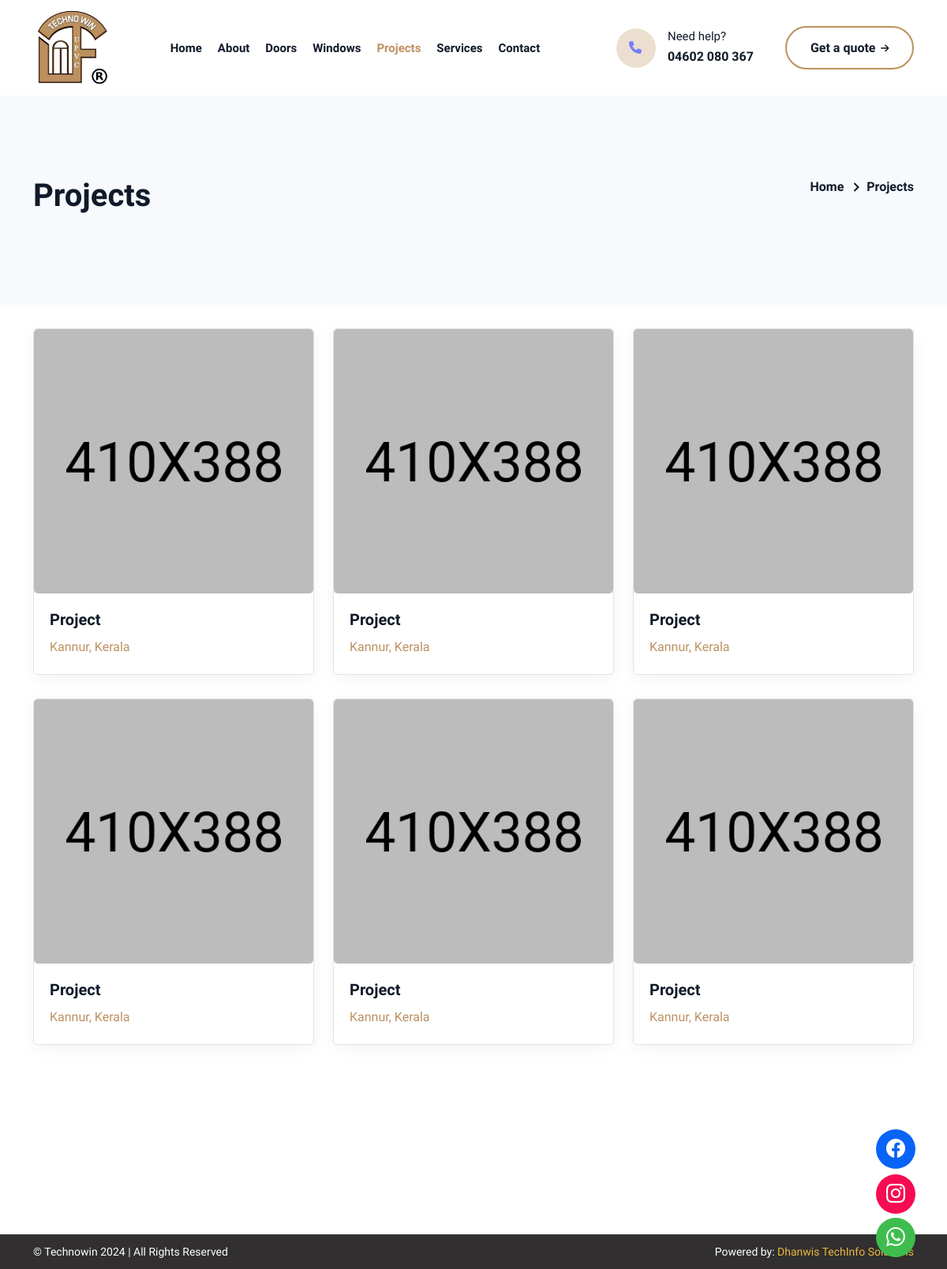
The page /projects/ on the database as committed earlier.
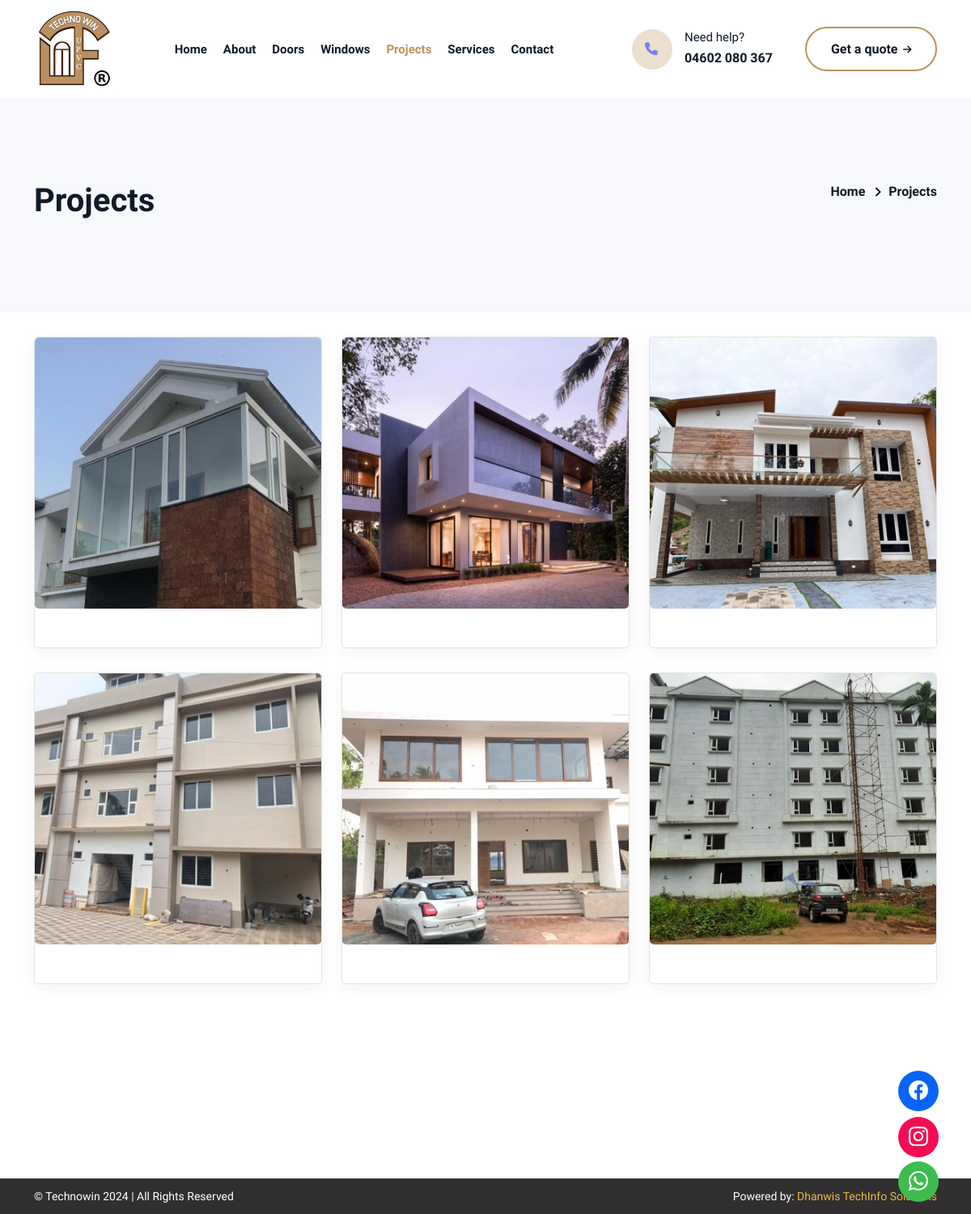
The same page on the database as committed later.
### admin_app/models.py (models this page shows)
class Project(models.Model):
    image = models.ImageField(upload_to='admin_app/projects')
    head = models.CharField(max_length=500, null=True, blank=True)
    description = models.CharField(max_length=1000, null=True, blank=True)
    status = models.BooleanField(default=False)

### user_app/views.py (the view)
# urls.py: path('projects/', project_list, name='project_list'),
def projects(request):
    current_page = 'projects'
    projects = Project.objects.all()
    context = {
        'current_page': current_page,
        'projects': projects
    }
    return render(request, 'user_app/pages/projects.html', context)

### templates/user_app/pages/projects.html
{% extends "user_app/base.html" %}
{% load static %}
{% block content %}
{% include 'user_app/components/header.html' %}
    <div class="breadcrumb-area bg-cover" style="background-image: url('./assets/img/bg/7.png');">
        <div class="container">
            <div class="breadcrumb-inner">
                <div class="row justify-content-center">
                    <div class="col-lg-6">
                        <h2 class="page-title">Projects</h2>
                    </div>
                    <div class="col-lg-6 text-lg-end">
                        <ul class="page-list">
                            <li><a href="{% url 'home' %}">Home</a></li>
                            <li>Projects</li>
                        </ul>
                    </div>
                </div>
            </div>
        </div>
    </div>
    <div class="blog-area pd-bottom-120" style="padding-top: 30px;">
        <div class="team-area bg-relative pd-bottom-90">
            <div class="container">
                <div class="row">
                    {% for project in projects %}
                        <div class="col-lg-4 col-md-6">
                            <div class="item">
                                <div class="single-team-inner border-radius-5 bg-white">
                                    <div class="thumb bg-gray border-radius-5">
                                        <img src="{{ project.image.url }}" alt="img">
                                    </div>
                                    <div class="details">
                                        <h5><a href="#">{{ project.head }}</a></h5>
                                        <p style="color: #bd9160;">{{ project.description }}</p>
                                    </div>
                                </div>
                            </div>
                        </div>
                    {% endfor %}
                </div>
            </div>
        </div>
    </div>
{% include 'user_app/components/footer.html' %}
{% endblock content %}

### templates/user_app/base.html (shortened to what this page needs)
<!DOCTYPE html>
<html lang="zxx">
{% load static %}
<head>
    <link rel="stylesheet" href="{% static 'user_app/assets/css/bootstrap.min.css' %}">
    <link rel="stylesheet" href="{% static 'user_app/assets/css/animate.min.css' %}">
    <link rel="stylesheet" href="{% static 'user_app/assets/css/fontawesome.min.css' %}">
    <link rel="stylesheet" href="{% static 'user_app/assets/css/nice-select.min.css' %}">
    <link rel="stylesheet" href="{% static 'user_app/assets/css/magnific.min.css' %}">
    <link rel="stylesheet" href="{% static 'user_app/assets/css/style.css' %}">
    <link rel="stylesheet" href="{% static 'user_app/assets/css/responsive.css' %}">
    <link href="{% static 'user_app/carousel/css/style.css' %}" rel="stylesheet" media="screen">
    <link rel="stylesheet" href="https://cdn.jsdelivr.net/npm/bootstrap-icons@1.11.3/font/bootstrap-icons.min.css">
    <link href="https://unpkg.com/aos@2.3.1/dist/aos.css" rel="stylesheet">
</head>
<body>
    {% block content %}
    {% endblock content %}
</body>
</html>

### templates/user_app/components/header.html (shortened to what this page needs)
{% load static %}
<nav class="navbar navbar-area navbar-area-2 navbar-expand-lg bg-white">
    <div class="container nav-container custom-container">
        <div class="logo">
            <a href="{% url 'home' %}"><img src="{% static 'user_app/mine/img/techno-win-logo.png' %}" alt="img"></a>
        </div>
        <div class="collapse navbar-collapse" id="itech_main_menu">
            <ul class="navbar-nav menu-open text-lg-center ps-lg-5">
                <li class="">
                    <a href="{% url 'home' %}" class="
                    ">Home</a>
                </li>
                <li class="">
                    <a href="{% url 'about' %}"
                    class="
                    "
                    >About</a>
                </li>
                <li class="">
                    <a href="{% url 'doors' %}"
                    class="
                    "
                    >Doors</a>
                </li>
                <li class="">
                    <a href="{% url 'windows' %}"
                    class="
                    "
                    >Windows</a>
                </li>
                <li class="">
                    <a href="{% url 'projects' %}"
                    class="
                    {% if current_page == 'projects' %}
                        active-mine
                    {% endif %}"
                    >Projects</a>
                </li>
                <li class="">
                    <a href="{% url 'services' %}"
                    class="
                    "
                    >Services</a>
                </li>
                <li><a href="{%  url 'contact' %}"
                    class="
                    "
                    >Contact</a>
                </li>
            </ul>
        </div>
        <div class="nav-right-part nav-right-part-desktop d-lg-inline-flex align-item-center">
            <a class="navbar-phone d-xl-inline-block d-none" href="tel:">
                <span class="icon">
                    <img src="{% static 'user_app/assets/img/icon/1.png' %}" alt="img">
                </span>
                <span>Need help?</span>
                <h5>04602 080 367 </h5>
            </a>
            <a class="btn btn-border-base" href="#">Get a quote <i class="fa fa-arrow-right"></i></a>
        </div>
    </div>
</nav>

### templates/user_app/components/footer.html
{% load static %}
    <footer class="  mt-0">
        <div class="footer-bottom bg-gray-black">
            <div class="container">
                <div class="row">
                    <div class="col-md-6 align-self-center">
                        <p>© Technowin 2024 | All Rights Reserved</p>
                    </div>
                    <div class="col-md-6 text-lg-end">
                        <p>Powered by:
                            <a href="http://dhanwis.com/" target="_blank" style="color: #ebb741;">Dhanwis TechInfo Solutions </a>
                        </p>
                    </div>
                </div>
            </div>
        </div>
    </footer>
    <a href="https://wa.me/your-phonenumber" target="_blank" id="whatsapp-icon">
        <i class="bi bi-whatsapp"></i>
      </a>
    <a href="https://www.instagram.com/your-instagram" target="_blank" id="instagram-icon">
    <i class="bi bi-instagram"></i>
    </a>
    <a href="https://www.facebook.com/your-facebook" target="_blank" id="facebook-icon">
    <i class="bi bi-facebook"></i>
    </a>

### static/user_app/assets/css/responsive.css (style rules this page uses)
@media all and (max-width: 1599px) { .navbar-area .nav-container .navbar-collapse .navbar-nav li a { font-size: 15px; } }

### templates/user_app/base.html (style rules this page uses)
.navbar-area { z-index: 1000; transition: all 0.4s ease-in-out; }

Rows that differ between the two databases and show on the page:
changed Project (number 1 of 6 on the later page): image: a different picture; head "Project" → (not shown); description "Kannur, Kerala" → (not shown)
changed Project (number 2 of 6 on the later page): image: a different picture; head "Project" → (not shown); description "Kannur, Kerala" → (not shown)
changed Project (number 3 of 6 on the later page): image: a different picture; head "Project" → (not shown); description "Kannur, Kerala" → (not shown)
changed Project (number 4 of 6 on the later page): image: a different picture; head "Project" → (not shown); description "Kannur, Kerala" → (not shown)
changed Project (number 5 of 6 on the later page): image: a different picture; head "Project" → (not shown); description "Kannur, Kerala" → (not shown)
changed Project (number 6 of 6 on the later page): image: a different picture; head "Project" → (not shown); description "Kannur, Kerala" → (not shown)
